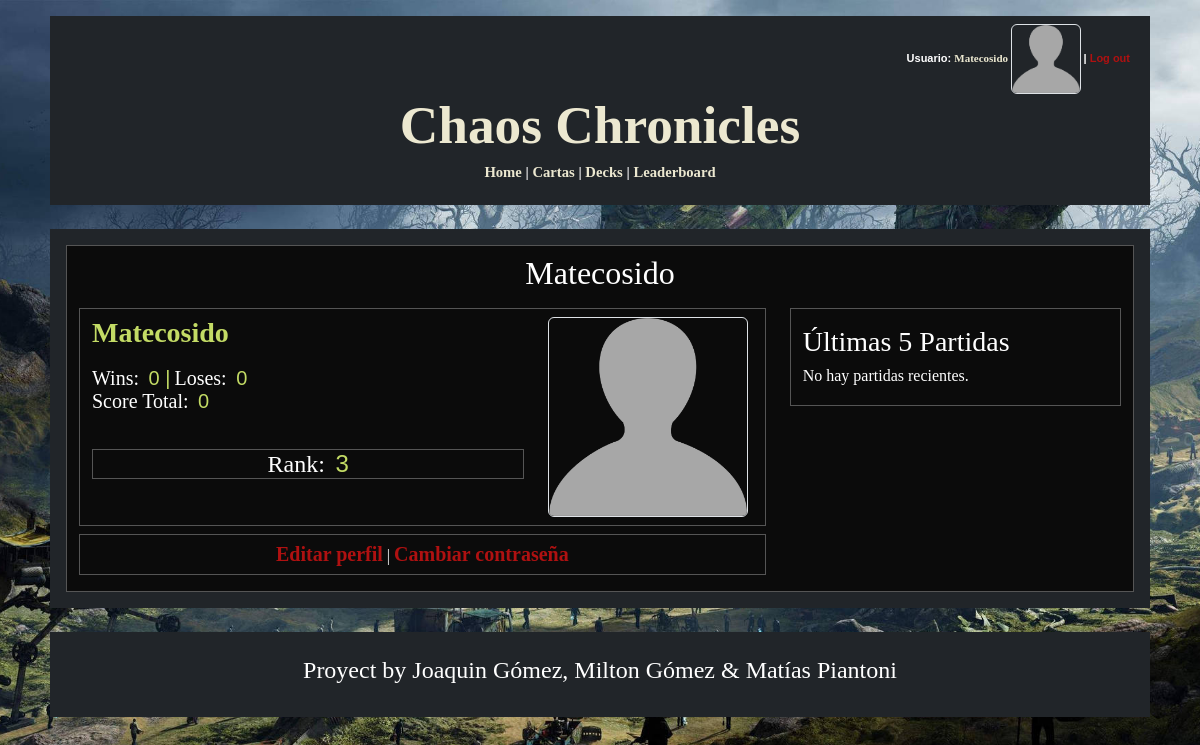
The app's page /profile/20/ (signed in), older data.
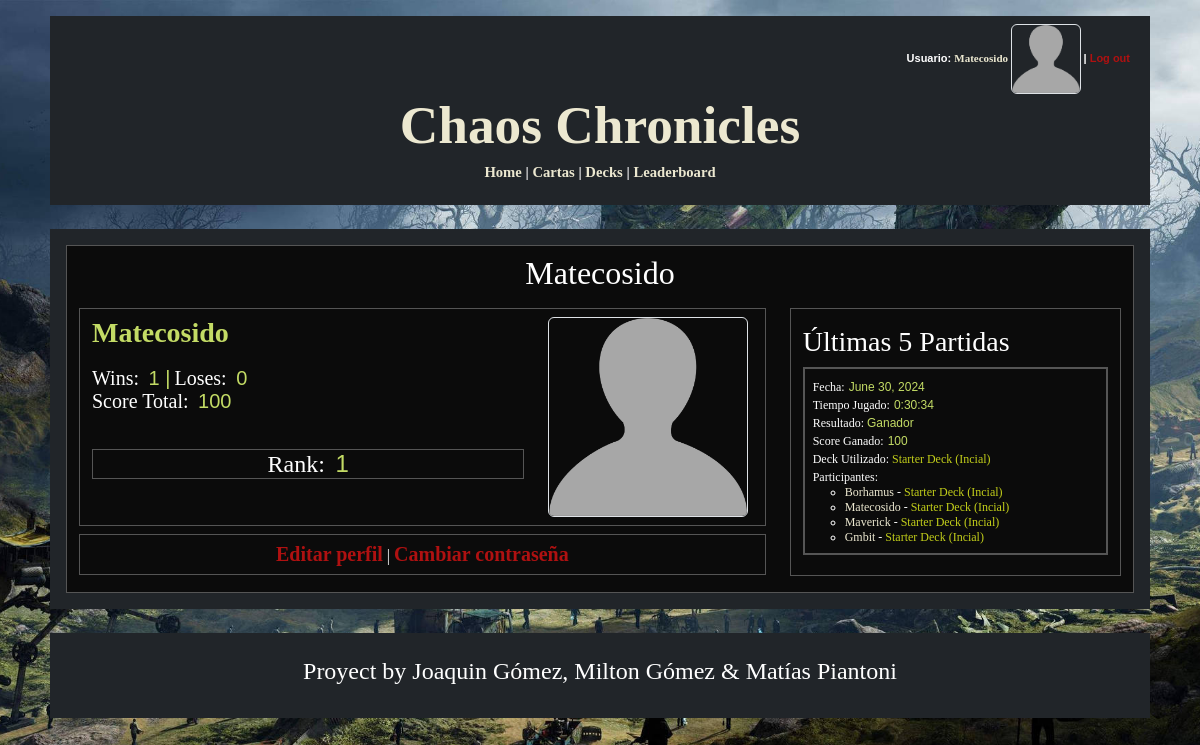
The same page, newer data.
### logica/models.py (models this page shows, shortened)
class Jugador(AbstractUser):
    ScoreTotal = models.SmallIntegerField(default=0)
    PartidasGanadas = models.IntegerField(default=0)
    PartidasPerdidas = models.IntegerField(default=0)
    Decks = models.ManyToManyField(Deck, blank=True)
    FotoPerfil = models.ImageField(blank=True, upload_to='perfilimages/')
    deck_seleccionado = models.ForeignKey('Deck', on_delete=models.SET_NULL, null=True, blank=True, related_name='jugador_seleccionado')
    def get_absolute_url(self):
        return reverse('user_profile', kwargs={'pk': self.pk})

class PartidaJugador(models.Model):
    Jugador = models.ForeignKey(Jugador, on_delete=models.CASCADE)
    Deck = models.ForeignKey(Deck, on_delete=models.CASCADE)
    Partida = models.ForeignKey(Partida, on_delete=models.CASCADE)
    GanadorPerdedor = models.BooleanField()
    ScoreGanado = models.SmallIntegerField()

class Partida(models.Model):
    Fecha = models.DateField(auto_now_add=True)
    TiempoJugado = models.DurationField()
    members = models.ManyToManyField(Jugador, through="PartidaJugador")

class Deck(models.Model):
    Titulo = models.CharField(max_length=50)
    CantidadCartas = models.IntegerField(default=0, validators=[MinValueValidator(9), MaxValueValidator(21)])
    CantCirculo = models.SmallIntegerField(default=0)
    CantCuadrado = models.SmallIntegerField(default=0)
    CantTriangulo = models.SmallIntegerField(default=0)
    PartidasGanadas = models.SmallIntegerField(default=0)
    PartidasPerdidas = models.SmallIntegerField(default=0)
    PartidasTotales = models.SmallIntegerField(default=0)
    Winrate = models.DecimalField(max_digits=5, decimal_places=2, default=0.00)
    FechaDeCreacion = models.DateField(auto_now_add=True)
    BackImage = models.ImageField(blank=True, upload_to='backim/')
    Puntos = models.IntegerField(default=100)

### logica/views.py (the view)
# urls.py: path('profile/<int:pk>/', UserProfileView.as_view(), name='user_profile'),
class UserProfileView(DetailView):
    model = Jugador
    template_name = 'profile_view.html'
    context_object_name = 'user_profile'
    def get_object(self):
        return get_object_or_404(Jugador, pk=self.kwargs['pk'])
    def get_context_data(self, **kwargs):
        context = super().get_context_data(**kwargs)
        jugador = self.get_object()
        partidas_jugador = PartidaJugador.objects.filter(Jugador=jugador).order_by('-Partida__Fecha')[:5]
        context['partidas_jugador'] = partidas_jugador
        jugadores = Jugador.objects.all().order_by('-ScoreTotal')
        rank = list(jugadores).index(jugador) + 1
        context['rank'] = rank
        return context

### logica/templates/profile_view.html (shortened to what this page needs)
{% extends 'base_generic.html' %}
{% block content %}
    <body>
        <div class="container pb-3 pt-2" style="border: 1px solid  rgb(85,85,85); background-color:#0b0b0b">
            <div class = "row pb-2 profile-title">
                <h2 style = "text-align: center;">{{ user_profile.username }}</h2>
            </div>
            <div class = "row">
                <div class = "col-sm-8">
                        <div class = "row pb-2 profile-data">
                            <div class="col">
                                <div class="container pt-2 pb-2" style="border: 1px solid  rgb(85,85,85); background-color:#0b0b0b">
                                    <div class="row">
                                        <div class = "col-sm-8 user-data">
                                            <span style="font:bold 28px Georgia;color:#c3db65;"> {{user_profile.username}} </span>
                                            <br>
                                            <br>
                                            <span style="font:normal 20px Georgia;color:#ffffff;margin-top:10px;">Wins:</span>
                                            <span style="font:normal 20px Arial;color:#c3db65;">&nbsp;{{user_profile.PartidasGanadas}} </span>
                                            <span style="font:normal 20px Arial;color:#c3db65;">|</span>
                                            <span style="font:normal 20px Georgia;color:#ffffff;margin-top:10px;">Loses:</span>
                                            <span style="font:normal 20px Arial;color:#c3db65;">&nbsp;{{user_profile.PartidasPerdidas}}</span>
                                            <br>
                                            <span style="font:normal 20px Georgia;color:#ffffff;margin-top:10px;">Score Total:</span>
                                            <span style="font:normal 20px Arial;color:#c3db65;">&nbsp;{{ user_profile.ScoreTotal }}</span>
                                            <br>
                                            <br>
                                            <br>
                                            <div clasa="container border" style="border: 1px solid  rgb(85,85,85); background-color:#0b0b0b; text-align: center;">
                                                <span style="font:normal 24px Georgia;color:#ffffff;margin-top:10px;">Rank:</span>
                                                <span style="font:normal 24px Arial;color:#c3db65;">&nbsp;{{ rank }}</span>
                                            </div>
                                        </div>
                                        <div class = "col-sm-4 user-profile-photo">
                                            {% if user_profile.FotoPerfil %}
                                                <img src="{{ user_profile.FotoPerfil.url }}" alt="Foto de Perfil" class="rounded" style="height:200px; width:200px;">
                                            {% else %}
                                                <img src="/media/perfilimages/default-profile.png" alt="Foto de Perfil" class="rounded border" style="height:200px; width:200px;">
                                            {% endif %}
                                        </div>
                                    </div>
                                </div>
                            </div>
                        </div>
                        {% if user == user_profile %}
                            <div class="container pt-2 pb-2" style="border: 1px solid  rgb(85,85,85); background-color:#0b0b0b; text-align: center;">
                                <a href="{% url 'edit_user_profile' %}" class="logout-button" style="font:bold 20px Georgia;">Editar perfil</a>
                                |
                                <a href="{% url 'change_password' %}" class="logout-button" style="font:bold 20px Georgia;">Cambiar contraseña</a>
                            </div>
                        {% endif %}
                </div>
                <div class="col-sm-4 profile-matches">
                    <div class="container pt-3 pb-1" style="border: 1px solid  rgb(85,85,85); background-color:#0b0b0b">
                        <h3>Últimas 5 Partidas</h3>
                            {% if partidas_jugador %}
                                <ul class="list-unstyled">
                                    {% for partida_jugador in partidas_jugador %}
                                        <div class="container p-2 mt-2" style="border: 2px solid  rgb(85,85,85); background-color:#0b0b0b">
                                            <li class="game-item">
                                                <span style="font:normal 12px Georgia;color:#ffffff;margin-top:10px;">Fecha:</span>
                                                <span style="font:normal 12px Arial;color:#c3db65;">{{ partida_jugador.Partida.Fecha }}</span>
                                                <br>
                                                <span style="font:normal 12px Georgia;color:#ffffff;margin-top:10px;">Tiempo Jugado:</span>
                                                <span style="font:normal 12px Arial;color:#c3db65;">{{ partida_jugador.Partida.TiempoJugado}}</span>
                                                <br>
                                                <span style="font:normal 12px Georgia;color:#ffffff;margin-top:10px;">Resultado: </span>
                                                    {% if partida_jugador.GanadorPerdedor %}
                                                        <span style="font:normal 12px Arial;color:#c3db65;">Ganador</span>
                                                    {% else %}
                                                    <span style="font:normal 12px Arial; color: rgb(175, 17, 17);">Perdedor</span>
                                                    {% endif %}
                                                <br>
                                                <span style="font:normal 12px Georgia;color:#ffffff;margin-top:10px;">Score Ganado:</span>
                                                <span style="font:normal 12px Arial;color:#c3db65;"> {{ partida_jugador.ScoreGanado }} </span>
                                                <br>
                                                <span style="font:normal 12px Georgia;color:#ffffff;margin-top:10px;">Deck Utilizado: <a class ="green-link" href="{% url 'deck_detail' partida_jugador.Deck.id %}">{{ partida_jugador.Deck.Titulo }}</a></span>
                                                <br>
                                                <span style="font:normal 12px Georgia;color:#ffffff;margin-top:10px;">Participantes:</span>
                                                <ul>
                                                    {% for pj in partida_jugador.Partida.partidajugador_set.all %}
                                                        <li style="font:normal 12px Georgia;color:#ffffff">
                                                            <a class = "menu-buttons" href="{% url 'user_profile' pj.Jugador.id %}">{{ pj.Jugador.username }}</a>
                                                            -
                                                            <a href="{% url 'deck_detail' pj.Deck.id %}" class = "green-link">{{ pj.Deck.Titulo }}</a></li>
                                                    {% endfor %}
                                                </ul>
                                            </li>
                                        </div>
                                    {% endfor %}
                                </ul>
                            {% else %}
                                <p>No hay partidas recientes.</p>
                            {% endif %}
                    </div>
                </div>
            </div>
        </div>
    </body>
{% endblock %}

### logica/templates/base_generic.html (shortened to what this page needs)
<!DOCTYPE html>
<html lang="en">
    <head>
        <link href="https://cdn.jsdelivr.net/npm/bootstrap@5.3.3/dist/css/bootstrap.min.css" rel="stylesheet">
    </head>
    <body>
        <div class = "custom-container p-2 mt-3 bg-dark text-white">
            <div class = "menu">
                <div class = "container-fluid bg-dark text-white">
                    <div class="row">
                        <div class="col-sm-12">
                            <nav>
                                {% if user.is_authenticated %}
                                    <div class = "log-bar">
                                        Usuario: <a href="{{ user.get_absolute_url }}" style="font:bold 11px Georgia" class = "menu-buttons">{{ user.get_username }}
                                        {% if user.FotoPerfil %}
                                            <img src="{{ user.FotoPerfil.url }}" alt="Foto de Perfil" class="rounded" style="height:70px; width:70px;">
                                        {% else %}
                                            <img src="/media/perfilimages/default-profile.png" alt="Foto de Perfil" class="rounded border" style="height:70px; width:70px;">
                                        {% endif %}
                                        </a>
                                        |
                                        <form action="{% url 'logout' %}" method="post" class = "logout-form"> {% csrf_token %}
                                            <button type="submit" class="logout-button">Log out</button>
                                        </form>
                                    </div>
                                {% else %}
                                    <p class = "log-bar"><a class = "menu-buttons" href="{% url 'login' %}">Log in</a> or <a class = "menu-buttons" href="{% url 'register' %}">Register</a></p>
                                {% endif %}
                            </nav>
                        </div>
                    </div>
                </div>
                <div class="row">
                    <div class = "col-sm-12">
                        <h1 class="title"><a href="{% url 'home' %}" class = "menu-buttons">Chaos Chronicles</a></h1>
                    </div>
                </div>
                <div class="row">
                    <div class = "col-sm-12">
                        <nav class = "menu-items">
                            <p>
                                <a href="{% url 'home' %}" class = "menu-buttons"> Home</a> |
                                <a href="{% url 'carta_list' %}" class = "menu-buttons"> Cartas</a>
                                {% if user.is_authenticated %}
                                    |
                                    <a href="{% url 'deck_list' %}" class = "menu-buttons"> Decks</a> |
                                    <a href="{% url 'leaderboard' %}" class = "menu-buttons"> Leaderboard </a>
                                {% endif %}
                            </p>
                        </nav>
                    </div>
                </div>
            </div>
        </div>
        <div class = "custom-container p-3 my-4 bg-dark text-white">
            {% block content %}
            {% endblock %}
        </div>
        <div class = "custom-container p-4 my-4 bg-dark text-white">
            <h4 style = "text-align: center;"> Proyect by Joaquin Gómez, Milton Gómez & Matías Piantoni </h4>
        </div>
    </body>
</html>

### logica/templates/base_generic.html (style rules this page uses)
body { background-attachment: fixed; background-image: url("/media/media/bg1.jpg"); min-height: 100vh; width: 100%; background-position: center; background-repeat: no-repeat; background-size: cover; font: 12pt Georgia, "Times New Roman", Times, serif; }
.title { text-align: center; font: bold 40pt Georgia, "Times New Roman", Times, serif; }
.menu-items { text-align: center; font: bold 11pt Georgia, "Times New Roman", Times, serif; }
.menu-buttons { color: #ece8d0; text-decoration: none; background: none; border: none; }
.log-bar { text-align: right; font: bold 11px Arial; }
.logout-form { display: inline-block; margin: 0; }
.custom-container { max-width: 1100px; margin: auto; }
.logout-button { background: none; color: rgb(175, 17, 17); border: none; padding: 0; cursor: pointer; text-decoration: none; font: bold 11px Arial; }

### logica/templates/profile_view.html (style rules this page uses)
.green-link { color: rgba(195, 207, 26, 1); text-decoration: none; }

Row changes from the older to the newer data that the page shows:
changed Jugador "Matecosido": PartidasGanadas "0" → "1"; ScoreTotal "0" → "100"
added PartidaJugador: Partida.Fecha "June 30, 2024", Partida.TiempoJugado "0:30:34", GanadorPerdedor "Ganador", ScoreGanado "100", Deck.Titulo "Starter Deck (Incial)", Jugador.username "Matecosido"
added PartidaJugador: Jugador.username "Borhamus", Deck.Titulo "Starter Deck (Incial)", shown under "June 30, 2024"
added PartidaJugador: Jugador.username "Maverick", Deck.Titulo "Starter Deck (Incial)", shown under "June 30, 2024"
added PartidaJugador: Jugador.username "Gmbit", Deck.Titulo "Starter Deck (Incial)", shown under "June 30, 2024"
Text that changed along with them:
{{ rank }}: "3" → "1"
text no longer shown: "No hay partidas recientes."
